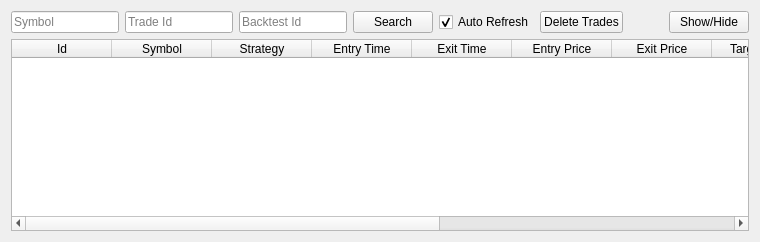
      <widget class="QWidget" name="tabTradeHistory">
       <property name="styleSheet">
        <string notr="true"/>
       </property>
       <attribute name="title">
        <string>Trade History</string>
       </attribute>
       <layout class="QGridLayout" name="gridLayout_18">
        <item row="0" column="0">
         <layout class="QHBoxLayout" name="horizontalLayout_2">
          <item>
           <widget class="QLineEdit" name="txtSymbolTradeHistory">
            <property name="sizePolicy">
             <sizepolicy hsizetype="Fixed" vsizetype="Fixed">
              <horstretch>0</horstretch>
              <verstretch>0</verstretch>
             </sizepolicy>
            </property>
            <property name="styleSheet">
             <string notr="true"/>
            </property>
            <property name="placeholderText">
             <string>Symbol</string>
            </property>
           </widget>
          </item>
          <item>
           <widget class="QLineEdit" name="txtTradeIdTradeHistory">
            <property name="sizePolicy">
             <sizepolicy hsizetype="Fixed" vsizetype="Fixed">
              <horstretch>0</horstretch>
              <verstretch>0</verstretch>
             </sizepolicy>
            </property>
            <property name="styleSheet">
             <string notr="true"/>
            </property>
            <property name="placeholderText">
             <string>Trade Id</string>
            </property>
           </widget>
          </item>
          <item>
           <widget class="QLineEdit" name="txtBacktestIdTradeHistory">
            <property name="sizePolicy">
             <sizepolicy hsizetype="Fixed" vsizetype="Fixed">
              <horstretch>0</horstretch>
              <verstretch>0</verstretch>
             </sizepolicy>
            </property>
            <property name="styleSheet">
             <string notr="true"/>
            </property>
            <property name="placeholderText">
             <string>Backtest Id</string>
            </property>
           </widget>
          </item>
          <item>
           <widget class="QPushButton" name="btnSearchTradeHistory">
            <property name="styleSheet">
             <string notr="true"/>
            </property>
            <property name="text">
             <string>Search</string>
            </property>
           </widget>
          </item>
          <item>
           <widget class="QCheckBox" name="chkAutoRefreshTradeHistory">
            <property name="styleSheet">
             <string notr="true"/>
            </property>
            <property name="text">
             <string>Auto Refresh</string>
            </property>
            <property name="checked">
             <bool>true</bool>
            </property>
           </widget>
          </item>
          <item>
           <widget class="QPushButton" name="btnTruncateTrade">
            <property name="styleSheet">
             <string notr="true"/>
            </property>
            <property name="text">
             <string>Delete Trades</string>
            </property>
           </widget>
          </item>
          <item>
           <spacer name="horizontalSpacer_2">
            <property name="orientation">
             <enum>Qt::Horizontal</enum>
            </property>
            <property name="sizeHint" stdset="0">
             <size>
              <width>40</width>
              <height>20</height>
             </size>
            </property>
           </spacer>
          </item>
          <item>
           <widget class="QPushButton" name="ShowHide_TradeHistory">
            <property name="text">
             <string>Show/Hide</string>
            </property>
           </widget>
          </item>
         </layout>
        </item>
        <item row="1" column="0">
         <widget class="QTableWidget" name="tblClosedTrades">
          <property name="enabled">
           <bool>true</bool>
          </property>
          <property name="styleSheet">
           <string notr="true"/>
          </property>
          <property name="alternatingRowColors">
           <bool>false</bool>
          </property>
          <property name="sortingEnabled">
           <bool>true</bool>
          </property>
          <attribute name="verticalHeaderVisible">
           <bool>false</bool>
          </attribute>
          <column>
           <property name="text">
            <string>Id</string>
           </property>
          </column>
          <column>
           <property name="text">
            <string>Symbol</string>
           </property>
          </column>
          <column>
           <property name="text">
            <string>Strategy</string>
           </property>
          </column>
          <column>
           <property name="text">
            <string>Entry Time</string>
           </property>
          </column>
          <column>
           <property name="text">
            <string>Exit Time</string>
           </property>
          </column>
          <column>
           <property name="text">
            <string>Entry Price</string>
           </property>
          </column>
          <column>
           <property name="text">
            <string>Exit Price</string>
           </property>
          </column>
          <column>
           <property name="text">
            <string>Target Price</string>
           </property>
          </column>
          <column>
           <property name="text">
            <string>Base Amount</string>
           </property>
          </column>
          <column>
           <property name="text">
            <string>Quote Amount</string>
           </property>
          </column>
          <column>
           <property name="text">
            <string>PL</string>
           </property>
          </column>
          <column>
           <property name="text">
            <string>PL%</string>
           </property>
          </column>
         </widget>
        </item>
       </layout>
      </widget>
